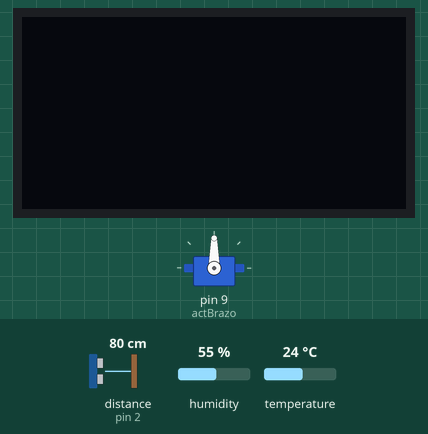
Bench run of a sketch on a simulated Arduino Uno, built with avr-gcc and run on an emulated ATmega328P. Shown: 128×64 one-colour display, servo. Wiring (inferred from the names in the program): ultrasonic range finder: trigger pin 3; echo pin 2. The inputs (shaded band) are chosen by the test bench; at power-on: distance to the obstacle (sensor on pin 2) 80 cm, humidity 55 %, temperature 24 °C. The echo pulse lasts 58.3 µs per cm; what the sketch prints to the serial monitor is not drawn.

Above: at 1.2 s.
1.3 s: distance to the obstacle (sensor on pin 2) set to 33 cm
3.4 s: distance to the obstacle (sensor on pin 2) set to 28 cm
At 4.7 s:
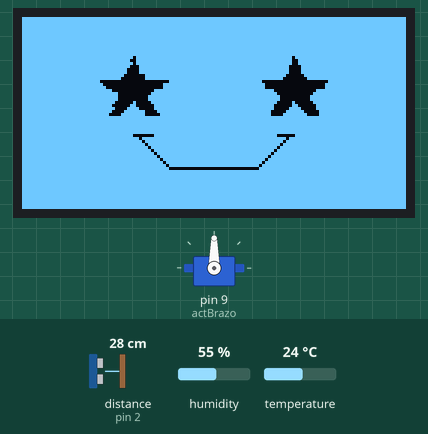
At 6.1 s:
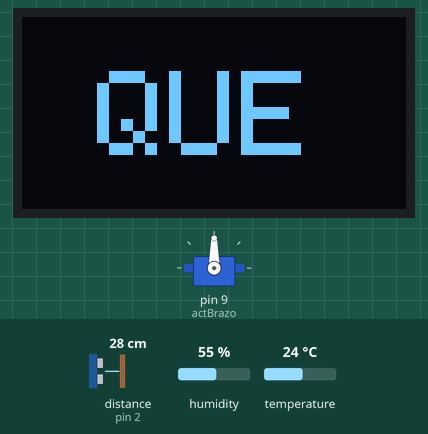
Timing chart, 0 to 14.9 s (numbered marks = the images above; inputs shaded):
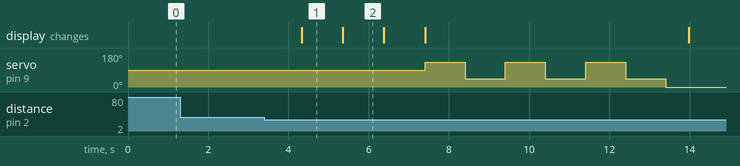

Measured:
- the behaviour switches between 31 and 30 cm on distance to the obstacle (sensor on pin 2) (found by bisection; images 0 and 1)
- after the input at 1.3 s, every drawn part: stays the same
- after the input at 3.4 s, servo on pin 9 (actBrazo): 90° → 130° after 4.0 s, then repeats every 2.0 s: 45° 1.0 s, 130° 1.0 s; the display: changes after 0.93 s (image 1)
- what the display in image 1 shows lasts 1.1 s, from 4.3 s to 5.4 s

The sketch:

codigoRobotFriolento_1_0_3.ino
```cpp
// Incluir todos los archivos para los componentes
#include "SensorTemp.h"
#include "SensorUltra.h"
#include "ActuadorServo.h"
#include "ActuadorPantalla.h"

// Crear una instancia de las clases de cada
// sensor y actuador correspondientes
 SensorUltra sensorUltra;
 SensorTemp sensorTemp;
 ActuadorServo actuadorServo;
 ActuadorPantalla actuadorPantalla;

void setup() {
 // se define todo lo necesario para el
 // funcionamiento de los sensores y actuadores
  sensorUltra.configurar();
  sensorTemp.configurar();
  actuadorPantalla.configurar();
  actuadorServo.configurar();
}

// Aquí es donde ocurre el funcionamiento de
// los sensores y actuadores específicos
void loop() {
  sensorUltra.leerDistancia();
  sensorUltra.reconocerDistancia();
  sensorTemp.leerTemp();
// cuando el dato dentro del sensor de temperatura
// llamado temperatura es mayor a 15
// y el sensor ultrasónico detecta a una persona.
  if (!sensorTemp.frio && sensorUltra.persona) {
    // se mostrara en el display la imagen correspondiente
    // cuando esta temperado el ambiente
     actuadorPantalla.mostrarImagenTemperado();
     // se realizara todo lo presente en
     // la instancia de moverBrazo
     actuadorServo.moverBrazo();
   }
      // si la temperatura ambiente es menor a 15 grados
      // y se detecta a una persona
       else if (sensorTemp.frio && sensorUltra.persona){
        // el robot mostrará su cara de frío
         actuadorPantalla.mostrarImagenFrio();
      }
       // si no se detecta a una persona
        else if(!sensorUltra.persona){
          // se mostrará al robot en su estado sin nadie presente
           actuadorPantalla.mostrarImagenNadie();
        }
}
```

ActuadorPantalla.cpp
```cpp
// incluir lo establecido en el archivo header
#include "ActuadorPantalla.h"
// incluir los bitmaps
#include "BitmapsPantalla.h"


ActuadorPantalla::ActuadorPantalla() {}

// establecer código necesario para funcionamiento
// del display
void ActuadorPantalla::configurar() {
  // Error que es visible en el monitor serial
  //en caso de que el display no inicia correctamente
    if (!ActuadorPantalla::caraMuneco.begin(SSD1306_SWITCHCAPVCC, 0x3C)) {
     // No se pudo inicializar la pantalla
      for (;;);
       Serial.print("Error con el display");
    }
    // limpia la pantalla y la vuelve a actualizar
    // constantemente para que no se mueva el contenido
     ActuadorPantalla::caraMuneco.clearDisplay();
     ActuadorPantalla::caraMuneco.display();

    // establecer el tamaño del texto
    ActuadorPantalla::caraMuneco.setTextSize(4);
    // establecer el color del texto
    ActuadorPantalla::caraMuneco.setTextColor(SSD1306_WHITE);
}

 // que es lo que ocurre cuando quiero hacer display de la imagen
 // cuando Friolín está en un ambiente temperado
void ActuadorPantalla::mostrarImagenTemperado() {
    // Esta función permite limpiar la pantalla
    // en caso de que existía alguna previamente
    ActuadorPantalla::caraMuneco.clearDisplay();
   // dibujo el bitmap temperado_bmp traído desde él
   // archivo de BitmapsPantalla.h con sus parámetros
   // establecidos en ActuadorPantalla.h
   ActuadorPantalla::caraMuneco.drawBitmap(0,
                                           0,
                                           temperado_bmp,
                                           ActuadorPantalla::LOGO_WIDTH,
                                           ActuadorPantalla::LOGO_HEIGHT,
                                           WHITE);
    // Esto permite que el bitmap previamente cargado
    // se muestre en el display
    ActuadorPantalla::caraMuneco.display();


// esperar 1 segundo
delay(1000);
// posicionar desde que coordenadas salen los textos
ActuadorPantalla::caraMuneco.setCursor(25, 18);
ActuadorPantalla::caraMuneco.clearDisplay();
// Se hará display del texto Templado1 "que"
ActuadorPantalla::caraMuneco.print(Templado1);
ActuadorPantalla::caraMuneco.display();

delay(1000);


ActuadorPantalla::caraMuneco.setCursor(20, 18);
ActuadorPantalla::caraMuneco.clearDisplay();
// Se hará display del texto Templado2 "rico"
ActuadorPantalla::caraMuneco.print(Templado2);
ActuadorPantalla::caraMuneco.display();

delay(1000);


ActuadorPantalla::caraMuneco.setCursor(12, 23);
// tiene que cambiar el tamaño debido a que la palabra es más grande
// que lo que puede entrar en el tamaño de las demás palabras
ActuadorPantalla::caraMuneco.setTextSize(3);
ActuadorPantalla::caraMuneco.clearDisplay();
// Se hará display del texto Templado3 "clima"
ActuadorPantalla::caraMuneco.print(Templado3);
ActuadorPantalla::caraMuneco.display();
// vuelve al tamaño de antes
ActuadorPantalla::caraMuneco.setTextSize(4);

}


 // que es lo que ocurre cuando quiero hacer display de la imagen
 // cuando friolin está en un ambiente que le causa frío
void ActuadorPantalla::mostrarImagenFrio() {
    ActuadorPantalla::caraMuneco.clearDisplay();
  ActuadorPantalla::caraMuneco.drawBitmap(0,
                                          0,
                                          frio_bmp,
                                          ActuadorPantalla::LOGO_WIDTH,
                                          ActuadorPantalla::LOGO_HEIGHT,
                                          WHITE);
  ActuadorPantalla::caraMuneco.display();

delay(1000);
ActuadorPantalla::caraMuneco.setCursor(20, 18);
ActuadorPantalla::caraMuneco.clearDisplay();
ActuadorPantalla::caraMuneco.print(Frio1);
ActuadorPantalla::caraMuneco.display();
delay(1000);

delay(1000);
ActuadorPantalla::caraMuneco.setCursor(6, 18);
ActuadorPantalla::caraMuneco.clearDisplay();
ActuadorPantalla::caraMuneco.print(Frio2);
ActuadorPantalla::caraMuneco.display();
delay(1000);


delay(1000);
ActuadorPantalla::caraMuneco.setCursor(8, 18);
ActuadorPantalla::caraMuneco.clearDisplay();
ActuadorPantalla::caraMuneco.print(Frio3);
ActuadorPantalla::caraMuneco.display();
delay(1000);
}

 // que es lo que ocurre cuando quiero hacer display de la imagen
 // cuando friolin esta "durmiendo"
void ActuadorPantalla::mostrarImagenNadie() {
  // intento de ocupar millis para dejar de usar delay
  // al menos para la primera imagen de cada loop
  if(millis() >= texto3 + period3){
        texto3 += period3;
    ActuadorPantalla::caraMuneco.clearDisplay();
  ActuadorPantalla::caraMuneco.drawBitmap(0,
                                          0,
                                          caraZZZ_bmp,
                                          ActuadorPantalla::LOGO_WIDTH,
                                          ActuadorPantalla::LOGO_HEIGHT,
                                          WHITE);
    ActuadorPantalla::caraMuneco.display();

delay(1000);
ActuadorPantalla::caraMuneco.setCursor(20, 18);
ActuadorPantalla::caraMuneco.setTextSize(5);
ActuadorPantalla::caraMuneco.clearDisplay();
ActuadorPantalla::caraMuneco.print(Sueno);
ActuadorPantalla::caraMuneco.display();
ActuadorPantalla::caraMuneco.setTextSize(4);
  }

}
```

ActuadorPantalla.h
```cpp
// constructores de este archivo del proyecto
#ifndef ACTUADOR_PANTALLA_H
#define ACTUADOR_PANTALLA_H

// incluir todos las bilbiotecas para el funcionamiento
// del display OLED1306
#include <Arduino.h>
#include <Wire.h>
#include <SPI.h>
#include <Adafruit_GFX.h>
#include <Adafruit_SSD1306.h>

// crear la clase de ActuadorPantalla
class ActuadorPantalla {
public:
   ActuadorPantalla();
   // funcionamiento de la pantalla
    void configurar();
   // se definira una clase para cada "estado" del robot
   // cuando tiene frio, no tiene frio, o no detecta a nadie
    void mostrarImagenTemperado();
    void mostrarImagenFrio();
    void mostrarImagenNadie();

    // Definiciones de parametros de el display
    int SCREEN_WIDTH  = 128;
    int SCREEN_HEIGHT = 64;
    int OLED_RESET    = -1;

    // Declaración del tamaño las imágenes
    int LOGO_HEIGHT = 64;
    int LOGO_WIDTH  = 128;

    // Aqui le pondremos el nombre al display en este caso caraMuneco, tambien
    // cual es su ancho y alto segun datos establecidos previamente
    Adafruit_SSD1306 caraMuneco = Adafruit_SSD1306(
    ActuadorPantalla::SCREEN_WIDTH,
    ActuadorPantalla::SCREEN_HEIGHT,
    &Wire,
    ActuadorPantalla::OLED_RESET);

    // comentarios que hara Friolin cuando tiene frio
    String Frio1 = "HACE";
    String Frio2 = "MUCHO";
    String Frio3 = "FRIO!";

    // comentarios que hara Friolin cuando este en un clima que le agrada
    String Templado1 = "QUE";
    String Templado2 = "RICO";
    String Templado3 = "CLIMA!";

    // comentarios que hara Friolin esta durmiendo
    String Sueno = "ZZZ";

    // variable spara intentar usar los millis()
    int period = 1000;
    int period2 = 15000;
    int period3 = 20000;

    unsigned long texto1 = 0;
    unsigned long texto2 = 0;
    unsigned long texto3 = 0;


};
// destructor para este archivo del proyecto para no causar problemas en el codigo
#endif
```

ActuadorServo.cpp
```cpp
// incluir lo establecido en el archivo header
#include "ActuadorServo.h"

ActuadorServo::ActuadorServo() {}

// establecer codigo necesario para funcionamiento
// del servomotor
void ActuadorServo::configurar() {
  // configurar en que pin conectar el servo
  // que en este caso sera el pin 9
   actBrazo.attach(9);
}

// establecer las acciones que se realizaran
// al llamar a moverBrazo
void ActuadorServo::moverBrazo() {
    // repetir el cuantos saludos hasta llegar a la cantidad
    // de saludos que se queria ocupar
     for (cuantosSaludos = 0; cuantosSaludos < 3; cuantosSaludos++){
    // primero movera el brazo hacia la derecha
      actBrazo.write(saludoDer);
    // esperar 1 segundo hasta siguiente saludo
      delay(1000);
    // despues movera el brazo a la izquierda
      actBrazo.write(saludoIzq);
    // esperar 1 segundo hasta que continue la repeticion
    // o continuar a posicion neutral del brazo
      delay(1000);
    }
   // vuelve a posicion inicial el brazo
   actBrazo.write(saludoNeu);
}
```

ActuadorServo.h
```cpp
// constructores de este archivo del proyecto
#ifndef ACTUADOR_SERVO_H
#define ACTUADOR_SERVO_H

// incluir todos las bilbiotecas para el funcionamiento
// del servomotor
#include <Arduino.h>
#include <Servo.h>

//crear la clase ActuadorServo
class ActuadorServo {
public:
  ActuadorServo();

  // establecer las 2 partes del
  // funcionamiento para el actuador
    void configurar();
    void moverBrazo();

  // ponerle nombre al servomotor
  // en este caso sera actBrazo
    Servo actBrazo;

  // escribir datos para el ángulo del servomotor
  // donde estos grados de movimiento
  // seran cambiados en todas sus instancias
    int saludoIzq = 45;
    int saludoDer = 130;
    int saludoNeu = 0;

  // int para medir cantidad de saludos
  // que realizara Friolin
    int cuantosSaludos;
  };
// destructor para este archivo del proyecto para no causar problemas en el codigo
#endif
```

SensorTemp.cpp
```cpp
// incluir lo establecido en el archivo header
#include "SensorTemp.h"

// una clase que viene desde la libreria del sensor de temp
// donde se especifica que el pin de comunicacion es el 5
// se descarta el pin 2 porque el sensorUltra los ocupará
DHT11 dht11(5);

SensorTemp::SensorTemp() {}

// establecer codigo necesario para funcionamiento
// del sensor de temperatura
void SensorTemp::configurar() {
  //Comenzar la comunicación serial
  Serial.begin(9600);
}

// Lo que se hace para leer la Temp.
// Según el código de ejemplo.
// https://github.com/dhrubasaha08/DHT11/blob/main/examples/ReadTemperature/ReadTemperature.ino#L18
void SensorTemp::leerTemp() {
  // El int de "temperatura" va a ser equivalente
  // a la temperatura leída por el sensor DHT11.
    temperatura = dht11.readTemperature();
  // Cuando la temperatura no presente algún error.
    if (temperatura != DHT11::ERROR_CHECKSUM && temperatura != DHT11::ERROR_TIMEOUT) {
  // Se demostrará la temperatura actual en el monitor serial.
    Serial.print("Temperatura: ");
    Serial.print(temperatura);
    Serial.println(" °C");

  // Si es que esto no se cumple.
    } else {
    // Muestra el error en el monitor serial.
     Serial.println(DHT11::getErrorString(temperatura));
    }

// Si es que la "temperatura" es menor a el numero delcarado
  if (temperatura < 15){
    // Friolin tendra frio
    frio = true;
  }

}
```

SensorTemp.h
```cpp
// constructores de este archivo del proyecto
#ifndef SENSOR_TEMP_H
#define SENSOR_TEMP_H

#include <Arduino.h>
#include <DHT11.h>

// crear la clase de SensorTemp
class SensorTemp {
public:
  SensorTemp();
  //
  void configurar();
  void reconocerTemp();
  void leerTemp();

// Se declara que temperatura es un "int", osea un valor numerico
  int temperatura;

// variable booleana para especificar si Friolin siene frio actualmente o no
  bool frio;

};
// destructor para este archivo del proyecto para no causar problemas en el codigo
#endif
```

SensorUltra.cpp
```cpp
// incluir lo establecido en el archivo header
#include "SensorUltra.h"

SensorUltra::SensorUltra() {
}

// establecer codigo necesario para funcionamiento
// del sensor ultra sonico
void SensorUltra::configurar() {
// Configurar los pines de input y output
  pinMode(trigPin, OUTPUT);
  pinMode(echoPin, INPUT);
  Serial.begin(9600);
}

void SensorUltra::reconocerDistancia() {
// Configuración reconocimiento distancia
  digitalWrite(trigPin, HIGH);
  delayMicroseconds(10);
  digitalWrite(trigPin, LOW);
// Medir duración del eco.
  duracion = pulseIn(echoPin, HIGH);
// Calcular distancia en cm.
  distancia = duracion / 58;
// Determinar si hay una persona (ejemplo: a menos de 30 cm)
  persona = (distancia < 30);
}

void SensorUltra::leerDistancia() {
// Imprimir en el monitor serial la distancia detectada en cm.
 if (persona) {
  // se escribira en el monitor serial la distancia de la persona
    Serial.println("la persona esta a: ");
    Serial.print(distancia);
    Serial.println(" cm");
  // si no se escribira en el monitor serial que no hay una persona
   } else {
    Serial.println("No hay persona.");
  }
}
```

SensorUltra.h
```cpp
// constructores de este archivo del proyecto
#ifndef SENSOR_ULTRA_H
#define SENSOR_ULTRA_H

#include <Arduino.h>

class SensorUltra {

public:
  SensorUltra();

  // establecer las 3 partes del
  // funcionamiento para el sensor
  void configurar();
  void reconocerDistancia();
  void leerDistancia();

// definir cuales seran los pines para la funcion de
// trigger y echo en el sensor
  int trigPin = 3;
  int echoPin = 2;
// definir datos para el calculo de la distancia
  int distancia = 0;
  int duracion = 500;
// definir una booleana sobre la existencia de una persona
  bool persona = false;
};

// destructor para este archivo del proyecto para no causar problemas en el codigo
#endif
```

Source omitted: mapsPantalla.h (data table, 19375 bytes)
